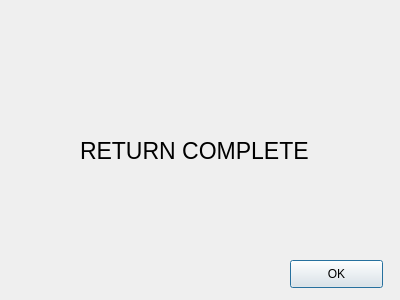
<?xml version="1.0" encoding="UTF-8"?>
<ui version="4.0">
 <class>ReturnScreen</class>
 <widget class="QDialog" name="ReturnScreen">
  <property name="geometry">
   <rect>
    <x>0</x>
    <y>0</y>
    <width>400</width>
    <height>300</height>
   </rect>
  </property>
  <property name="windowTitle">
   <string>Dialog</string>
  </property>
  <widget class="QPushButton" name="ReturnOk">
   <property name="geometry">
    <rect>
     <x>290</x>
     <y>260</y>
     <width>93</width>
     <height>28</height>
    </rect>
   </property>
   <property name="text">
    <string>OK</string>
   </property>
  </widget>
  <widget class="QLabel" name="label">
   <property name="geometry">
    <rect>
     <x>80</x>
     <y>90</y>
     <width>281</width>
     <height>121</height>
    </rect>
   </property>
   <property name="font">
    <font>
     <pointsize>17</pointsize>
    </font>
   </property>
   <property name="text">
    <string>RETURN COMPLETE</string>
   </property>
  </widget>
 </widget>
 <resources/>
 <connections/>
</ui>
